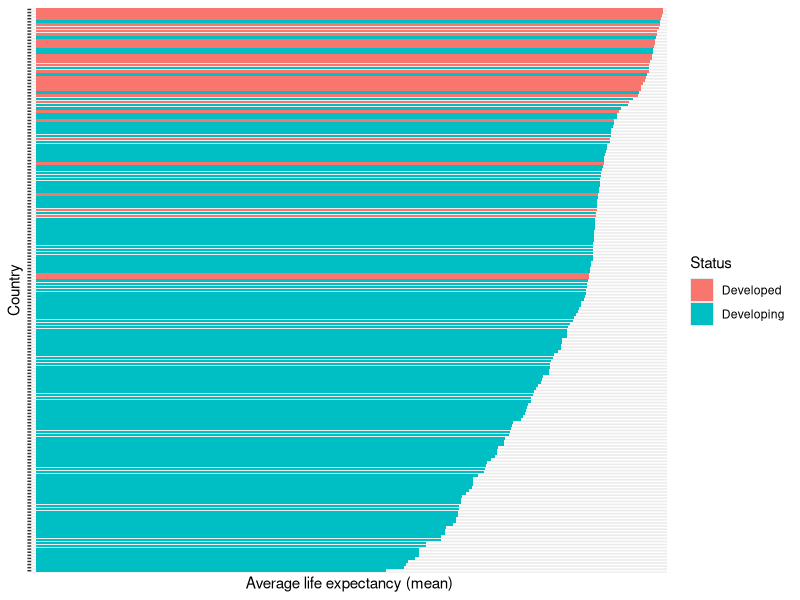

Reproduce this figure in R.
#Author: Javid Nuriyev
library("tidyverse")
library("ggplot2")

data <- read.csv("../data/Life Expectancy Data.csv") %>%
  group_by(Country) %>%
  filter(!is.na(Life.expectancy)) %>%
  summarise(Country, Status, avg=mean(Life.expectancy)) %>%
  slice_head() %>%
  arrange(desc(avg))

life_expectancy_gdp <- ggplot(data, aes(x=reorder(Country, avg), y=avg, fill=Status)) +
  geom_bar(stat = "identity") +
  coord_flip() +
  theme(axis.title.y=element_text(), axis.text.y=element_blank()) +
  scale_y_discrete("Average life expectancy (mean)") +
  scale_x_discrete("Country")

print(plot)

# This plot shows average life expectancy of each country dividing them by 
# developed and developing countries. We can observe that developing countries 
# have lower life expectancy than developed countries. It gives us an 
# understanding that life expectancy is depend on country’s status. 
# After this point, we can further explore what variables affect country’s status,
# and find a relationship between those variables and life expectancy.
